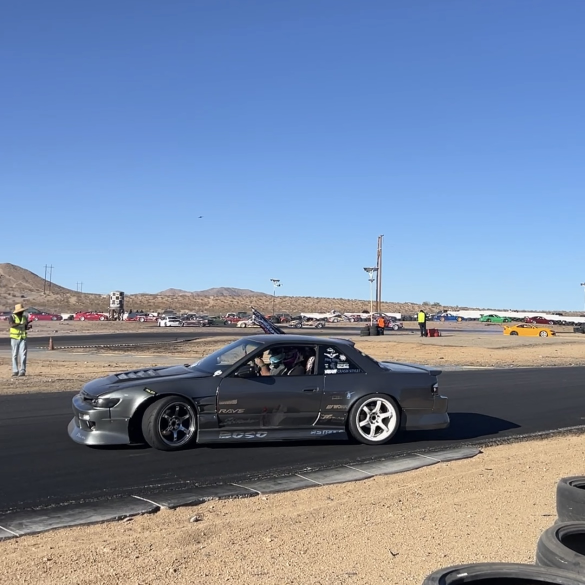
#> input picture images/4.jpg, 1170 x 1170 px, given in place of noisy.png, which was not available (shown at 1/2 size)
$ python processor.py   (older library calls are emulated)
#> lines starting #> are read from the running program, lines starting #| are printed output that depends on the picture; after the words box and inside, x2 and y2 are one past the last pixel; in counts of white or black regions, pixels touching at a corner belong together; pictures that were not available may be replaced by others from this repository, and a replacement may not be noted
### blur_kernel_estimator.py
import numpy as np
import cv2
from scipy.ndimage import gaussian_filter, gaussian_filter1d
import matplotlib.pyplot as plt
from scipy.signal import correlate2d


def estimate_blur_angle_directional(image, debug=False):
    # Convert to grayscale if RGB
    if image.ndim == 3:
        gray = cv2.cvtColor((image * 255).astype(np.uint8), cv2.COLOR_RGB2GRAY)
    else:
        gray = (image * 255).astype(np.uint8)

    # Apply Hanning window to suppress edge artifacts
    hanning = np.outer(np.hanning(gray.shape[0]), np.hanning(gray.shape[1]))
    windowed = gray * hanning

    # Compute FFT and get log-magnitude spectrum
    f = np.fft.fft2(windowed)
    fshift = np.fft.fftshift(f)
    magnitude_spectrum = 20 * np.log(np.abs(fshift) + 1)

    # Smooth the spectrum to reduce noise
    blurred_spectrum = gaussian_filter(magnitude_spectrum, sigma=3)

    # Compute gradients
    grad_x = cv2.Sobel(blurred_spectrum, cv2.CV_64F, 1, 0, ksize=3)
    grad_y = cv2.Sobel(blurred_spectrum, cv2.CV_64F, 0, 1, ksize=3)
    gradient_magnitude = np.sqrt(grad_x**2 + grad_y**2)
    gradient_angle = np.arctan2(grad_y, grad_x) * 180 / np.pi
    gradient_angle = (gradient_angle + 360) % 360  # Normalize to [0, 360)

    # Histogram of orientation weighted by gradient strength
    hist, bin_edges = np.histogram(gradient_angle, bins=360, range=(0, 360), weights=gradient_magnitude)
    dominant_gradient_direction = bin_edges[np.argmax(hist)]
    '''
    # Rotate by 90° to convert frequency suppression axis to motion blur direction
    estimated_blur_angle = (dominant_gradient_direction + 90) % 360
    '''
    estimated_blur_angle = dominant_gradient_direction % 180

    if debug:
        # print(f"Dominant gradient direction: {dominant_gradient_direction:.2f}°")
        print(f"Estimated motion blur angle: {estimated_blur_angle:.2f}°")

        plt.figure(figsize=(12, 5))
        plt.subplot(1, 2, 1)
        plt.imshow(magnitude_spectrum, cmap='gray')
        plt.title("FFT Magnitude Spectrum")
        plt.axis('off')

        plt.subplot(1, 2, 2)
        plt.plot(bin_edges[:-1], hist)
        plt.title("Gradient Orientation Histogram (0°–360°)")
        plt.xlabel("Angle (°)")
        plt.ylabel("Weighted Gradient Count")
        plt.tight_layout()
        plt.savefig("debug1.png", dpi=300, bbox_inches='tight')
    return estimated_blur_angle


# [122 lines left out: functions estimate_blur_length_fft_peaks, estimate_blur_length_spatial, not called in this run]

def estimate_blur_length_fourier(image, blur_angle_deg, debug=False):
    """
    Estimate the length (in pixels) of a linear motion blur,
    given its direction in the spatial domain.

    Parameters
    ----------
    image : np.ndarray
        Input image. Can be RGB or grayscale, float in [0,1] or uint8.
    blur_angle_deg : float
        Blur direction in the spatial domain, in degrees (0° = +x axis, CCW).
    debug : bool
        If True, plots the 1D Fourier profile and prints intermediate info.

    Returns
    -------
    length_est : float
        Estimated blur length in pixels.
    """

    # 1. Convert to grayscale and apply Hanning window
    if image.ndim == 3:
        # assume RGB
        if image.dtype != np.uint8:
            gray = cv2.cvtColor((image * 255).astype(np.uint8), cv2.COLOR_RGB2GRAY)
        else:
            gray = cv2.cvtColor(image, cv2.COLOR_RGB2GRAY)
    else:
        if image.dtype != np.uint8:
            gray = (image * 255).astype(np.uint8)
        else:
            gray = image

    gray = gray.astype(np.float32)
    h, w = gray.shape

    # 2D Hanning window to reduce edge artifacts in FFT
    win_y = np.hanning(h)
    win_x = np.hanning(w)
    window = np.outer(win_y, win_x)
    windowed = gray * window

    # 2. Fourier transform and log-magnitude spectrum
    F = np.fft.fft2(windowed)
    Fshift = np.fft.fftshift(F)
    mag = np.log1p(np.abs(Fshift))  # log(1 + |F|)

    # Smooth spectrum to make oscillations cleaner
    mag_smooth = gaussian_filter(mag, sigma=3)

    # 3. Sample 1D profile along the blur direction in the frequency domain
    # DC is at the center after fftshift
    cy, cx = h // 2, w // 2

    # blur_angle_deg is the spatial blur direction; its frequency-domain
    # oscillations occur along the same axis.
    theta = np.deg2rad(blur_angle_deg)
    dir_vec = np.array([np.sin(theta), np.cos(theta)])  # (dy, dx)

    # max radius: half-diagonal of the image
    max_radius = int(0.5 * np.hypot(h, w))
    profile = []

    for r in range(1, max_radius):
        y = int(round(cy + r * dir_vec[0]))
        x = int(round(cx + r * dir_vec[1]))
        if y < 0 or y >= h or x < 0 or x >= w:
            break
        profile.append(mag_smooth[y, x])

    profile = np.array(profile, dtype=np.float32)
    if profile.size < 10:
        # Not enough samples to say anything meaningful
        if debug:
            print("Profile too short, returning length 1.")
        return 1.0

    # 4. Normalize and lightly smooth the 1D profile
    profile -= profile.min()
    denom = profile.max() + 1e-8
    profile /= denom

    # Simple 1D smoothing kernel
    kernel = np.array([1, 2, 3, 2, 1], dtype=np.float32)
    kernel /= kernel.sum()
    profile_smooth = np.convolve(profile, kernel, mode="same")

    # 5. Find the first significant local minimum (first "zero" of sinc-like pattern)
    # Skip a few samples near the center (DC region)
    start_idx = 3
    center_val = profile_smooth[start_idx]
    first_min_idx = None

    for i in range(start_idx + 1, len(profile_smooth) - 1):
        if profile_smooth[i] < profile_smooth[i - 1] and profile_smooth[i] < profile_smooth[i + 1]:
            # Require the valley to be noticeably below the DC region
            if profile_smooth[i] < 0.9 * center_val:
                first_min_idx = i
                break

    if first_min_idx is None or first_min_idx <= 0:
        # Fallback if no clear minimum found
        length_est = 1.0
    else:
        # 6. Convert frequency-zero spacing → blur length
        # For a rect blur of length L, zeros appear at f ≈ n / L.
        # With DFT sampling step Δf ≈ 1 / N_eff, first zero at bin k1 gives:
        #   f1 ≈ k1 / N_eff  ≈ 1 / L  →  L ≈ N_eff / k1
        N_eff = min(h, w)
        length_est = float(N_eff) / float(first_min_idx)

    if debug:
        print(f"First minimum index: {first_min_idx}")
        print(f"Estimated blur length: {length_est:.2f} pixels")

        x_axis = np.arange(len(profile_smooth))
        plt.figure(figsize=(8, 4))
        plt.plot(x_axis, profile_smooth, label="1D Fourier profile")
        if first_min_idx is not None:
            plt.axvline(first_min_idx, linestyle="--", label="First significant minimum")
        plt.xlabel("Radius in frequency bins")
        plt.ylabel("Normalized magnitude")
        plt.title(f"Profile along blur direction (angle = {blur_angle_deg:.1f}°)")
        plt.legend()
        plt.tight_layout()
        plt.savefig("debug_blur_length_profile.png", dpi=300, bbox_inches="tight")

    return int(length_est)

# [12 lines left out: function main, not called in this run]


# [2 lines that do not run on import are left out]

### noise_to_signal_estimator.py
import numpy as np
import cv2

# [49 lines left out: function nsr_test, not called in this run]

def nsr_blind_estimator(noisy_image, patch_size=8, top_k_percent=10, gradient_threshold=2.0):
    """
    Improved blind NSR estimation from a noisy image using gradient and trimmed variance filtering.

    Parameters:
    - noisy_image: RGB or grayscale image normalized to [0, 1]
    - patch_size: Size of square patches
    - top_k_percent: Percent of flattest patches used (default 10%)
    - gradient_threshold: Max average gradient magnitude to consider a patch flat

    Returns:
    - Estimated NSR (float)
    """
    noisy_image = np.asarray(noisy_image)

    # Convert to grayscale if needed
    if noisy_image.ndim == 3 and noisy_image.shape[2] == 3:
        gray = cv2.cvtColor((noisy_image * 255).astype(np.uint8), cv2.COLOR_RGB2GRAY)
    else:
        gray = (noisy_image * 255).astype(np.uint8)

    h, w = int(gray.shape[0]), int(gray.shape[1])
    patch_vars = []
    gradients = cv2.Sobel(gray, cv2.CV_64F, 1, 1, ksize=3)

    for y in range(0, h - patch_size + 1, patch_size):
        for x in range(0, w - patch_size + 1, patch_size):
            patch = gray[y:y+patch_size, x:x+patch_size].astype(np.float32)
            grad_patch = gradients[y:y+patch_size, x:x+patch_size]
            mean_grad = np.mean(np.abs(grad_patch))

            if mean_grad < gradient_threshold:  # consider only truly flat patches
                patch_var = np.var(patch)
                patch_vars.append(patch_var)

    if not patch_vars:
        return 0.0

    patch_vars = np.array(sorted(patch_vars))
    k = max(1, int(len(patch_vars) * top_k_percent / 100))
    noise_var = np.mean(patch_vars[:k])
    total_var = np.var(gray.astype(np.float32))

    return noise_var / total_var if total_var != 0 else 0.0


# [16 lines that do not run on import are left out]

### degrader.py
import cv2
import numpy as np
import matplotlib.pyplot as plt
import random
from scipy.signal import convolve2d

# Load a color image and normalize
# [5 lines left out: function load_color_image, not called in this run]

# Create a linear motion blur kernel
def motion_blur_kernel(length=100, angle=180):
    kernel = np.zeros((length, length), dtype=np.float32)
    center = length // 2

    # Define line endpoints based on the desired angle
    angle_rad = np.deg2rad(angle)
    x1 = int(center + (length // 2) * np.cos(angle_rad))
    y1 = int(center + (length // 2) * np.sin(angle_rad))
    x2 = int(center - (length // 2) * np.cos(angle_rad))
    y2 = int(center - (length // 2) * np.sin(angle_rad))

    # Draw line on kernel
    cv2.line(kernel, (x1, y1), (x2, y2), 1, thickness=1)
    kernel /= np.sum(kernel)
    return kernel
'''
# Apply motion blur to each RGB channel
def apply_motion_blur_color(img, kernel):
    blurred = np.zeros_like(img)
    for c in range(3):
        blurred[:, :, c] = convolve2d(img[:, :, c], kernel, mode='same', boundary='symm')
    return np.clip(blurred, 0, 1)
'''
# [30 lines left out: functions apply_motion_blur_color, add_gaussian_noise_color, not called in this run]

'''
# Save blurred, and noisy image
def show_color_images(original, blurred, noisy):
    fig, axs = plt.subplots(1, 3, figsize=(15, 5))
    axs[0].imshow(original)
    axs[0].set_title('Original Image')
    axs[1].imshow(blurred)
    axs[1].set_title('Motion Blurred Image')
    axs[2].imshow(noisy)
    axs[2].set_title('Blurred + Noisy Image')
    for ax in axs:
        ax.axis('off')
    plt.tight_layout()
    plt.savefig("outputs/1_degradedv3.png", dpi=300, bbox_inches='tight')
'''

# [10 lines left out: function save_images, not called in this run]


# Main execution
# [24 lines that do not run on import are left out]

### processor.py
import numpy as np
import cv2
from blur_kernel_estimator import estimate_blur_angle_directional
from blur_kernel_estimator import estimate_blur_length_fourier
from noise_to_signal_estimator import nsr_blind_estimator
from degrader import motion_blur_kernel


def wiener_deblur_color(image, kernel, nsr, output_path="outputs/wiener_result.png"):
    """
    Apply Wiener deblurring to a color image and save the result.

    Parameters:
    - image: Blurred + noisy color image (H, W, 3), float32, range [0, 1]
    - kernel: Blur kernel (2D numpy array)
    - nsr: Noise-to-signal ratio (float)
    - output_path: File path to save the output PNG

    Returns:
    - Deblurred image (H, W, 3), float32, clipped to [0, 1]
    """
    image = np.clip(image, 0, 1)
    kernel /= np.sum(kernel)
    pad_kernel = np.zeros_like(image[:, :, 0])
    kh, kw = kernel.shape
    pad_kernel[:kh, :kw] = kernel
    pad_kernel = np.roll(pad_kernel, -kh//2, axis=0)
    pad_kernel = np.roll(pad_kernel, -kw//2, axis=1)
    H = np.fft.fft2(pad_kernel)

    result = np.zeros_like(image)
    for c in range(3):  # RGB channels
        I = np.fft.fft2(image[:, :, c])
        H_conj = np.conj(H)
        denominator = (np.abs(H) ** 2 + nsr)
        F_hat = (H_conj / denominator) * I
        result[:, :, c] = np.abs(np.fft.ifft2(F_hat))

    result = np.clip(result, 0, 1)
    cv2.imwrite(output_path, (result * 255).astype(np.uint8)[..., ::-1])
    return result

def inverse_deblur_color(image, kernel, epsilon=1e-3, output_path="outputs/inverse_result.png"):
    """
    Apply inverse deblurring to a color image using consistent kernel alignment.

    Parameters:
    - image: Blurred color image (H, W, 3), float32, range [0, 1]
    - kernel: Blur kernel (2D numpy array)
    - epsilon: Small constant to prevent division by zero
    - output_path: File path to save the output PNG

    Returns:
    - Deblurred image (H, W, 3), float32, clipped to [0, 1]
    """
    image = np.clip(image, 0, 1)
    kernel /= np.sum(kernel)

    h, w = image.shape[:2]
    pad_kernel = np.zeros((h, w), dtype=np.float32)
    kh, kw = kernel.shape
    pad_kernel[:kh, :kw] = kernel
    pad_kernel = np.roll(pad_kernel, -kh // 2, axis=0)
    pad_kernel = np.roll(pad_kernel, -kw // 2, axis=1)
    H = np.fft.fft2(pad_kernel)

    restored = np.zeros_like(image)
    for c in range(3):
        B = np.fft.fft2(image[:, :, c])
        F_hat = B / (H + epsilon)
        restored[:, :, c] = np.real(np.fft.ifft2(F_hat))

    restored = np.clip(restored, 0, 1)
    cv2.imwrite(output_path, (restored * 255).astype(np.uint8)[..., ::-1])
    return restored


def main():

    for i in range(1, 8):
        image_path = f"outputs/{i}/noisy.png"
        image = cv2.imread(image_path)
#> image is the input picture: shape (1170, 1170, 3); mean B, G, R 163.5, 138.2, 123
        image = cv2.cvtColor(image, cv2.COLOR_BGR2RGB) / 255.0  # Normalize to [0, 1]
        angle = estimate_blur_angle_directional(image)
#> in estimate_blur_angle_directional, `gradient_magnitude = np.sqrt(grad_x**2 + grad_y**2)`:
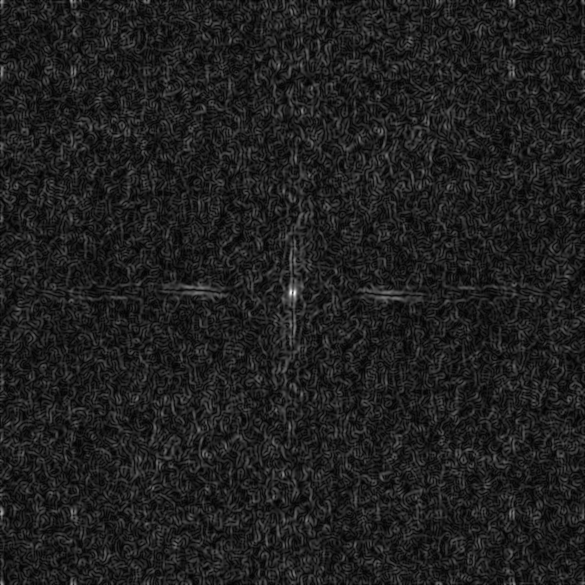
#> gradient_magnitude: shape (1170, 1170) float64 (shown at 1/2 size); min 0, max 54.31, mean 6.6; drawn with min black and max white
#> in estimate_blur_angle_directional, `gradient_angle = (gradient_angle + 360) % 360`:
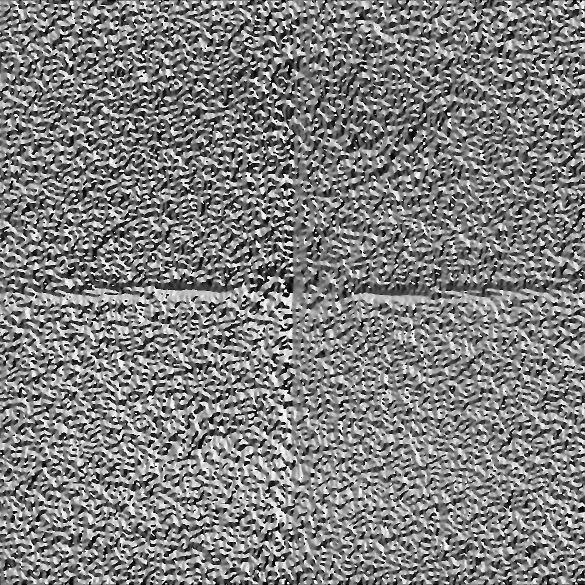
#> gradient_angle: shape (1170, 1170) float64 (shown at 1/2 size); min 0, max 360, mean 179.8; drawn with min black and max white
#> in estimate_blur_angle_directional, `hist, bin_edges = np.histogram(gradient_angle, bins=360, range=(0, 360..`: hist = 360 values, max 38569.5 at index 180, min 20447.7 at index 71, mean 25286.2; bin_edges = 361 values from 0 to 360
#> in estimate_blur_angle_directional, `dominant_gradient_direction = bin_edges[np.argmax(hist)]`: dominant_gradient_direction = 180
#> in estimate_blur_angle_directional, `estimated_blur_angle = dominant_gradient_direction % 180`: estimated_blur_angle = 0
#> angle = 0
        len = estimate_blur_length_fourier(image, angle)
#> in estimate_blur_length_fourier, `dir_vec = np.array([np.sin(theta), np.cos(theta)])`: dir_vec = [0, 1]
#> after the loop in estimate_blur_length_fourier, `for r in range(1, max_radius):`: profile = 584 values, max 13.98 at index 0, min 6.58 at index 525, mean 8.89
#> in estimate_blur_length_fourier, `profile -= profile.min()`: profile = 584 values, max 7.4 at index 0, min 0 at index 525, mean 2.31
#> in estimate_blur_length_fourier, `denom = profile.max() + 1e-8`: denom = 7.4
#> in estimate_blur_length_fourier, `profile /= denom`: profile = 584 values, max 1 at index 0, min 0 at index 525, mean 0.312
#> in estimate_blur_length_fourier, `profile_smooth = np.convolve(profile, kernel, mode="same")`: profile_smooth = 584 values, max 0.926 at index 2, min 0.00144 at index 525, mean 0.311
#> in estimate_blur_length_fourier, `center_val = profile_smooth[start_idx]`: center_val = 0.883
#> the loop in estimate_blur_length_fourier, `for i in range(start_idx + 1, len(profile_smooth) - 1):` made 18 passes
#> first_min_idx on pass 18: 21
#> in estimate_blur_length_fourier, `length_est = float(N_eff) / float(first_min_idx)`: length_est = 55.71
#> len = 55
        nsr_estimate = nsr_blind_estimator(image, patch_size=8, top_k_percent=10, gradient_threshold=5.0)
#> in nsr_blind_estimator, `gradients = cv2.Sobel(gray, cv2.CV_64F, 1, 1, ksize=3)`:
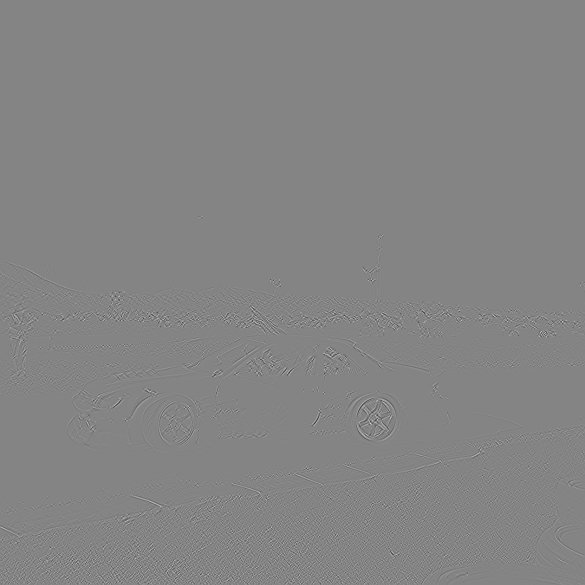
#> gradients: shape (1170, 1170) float64 (shown at 1/2 size); min -310, max 287, mean 0; drawn with min black and max white
#> after the loop in nsr_blind_estimator, `for y in range(0, h - patch_size + 1, patch_size):`: patch_vars = 14008 values, max 3475.6 at index 10892, min 0 at index 0, mean 21.92
#> in nsr_blind_estimator, `patch_vars = np.array(sorted(patch_vars))`: patch_vars = 14008 values from 0 to 3475.6
#> in nsr_blind_estimator, `k = max(1, int(len(patch_vars) * top_k_percent / 100))`: k = 1400
#> in nsr_blind_estimator, `noise_var = np.mean(patch_vars[:k])`: noise_var = 0
#> in nsr_blind_estimator, `total_var = np.var(gray.astype(np.float32))`: total_var = 2710.8
#> nsr_estimate = 0
        kernel = motion_blur_kernel(length=15, angle=0)
        wiener_deblur_color(image, kernel, nsr_estimate, output_path=f"outputs/{i}/wiener_result_blur_noise.png")
#> in wiener_deblur_color, `pad_kernel[:kh, :kw] = kernel`:
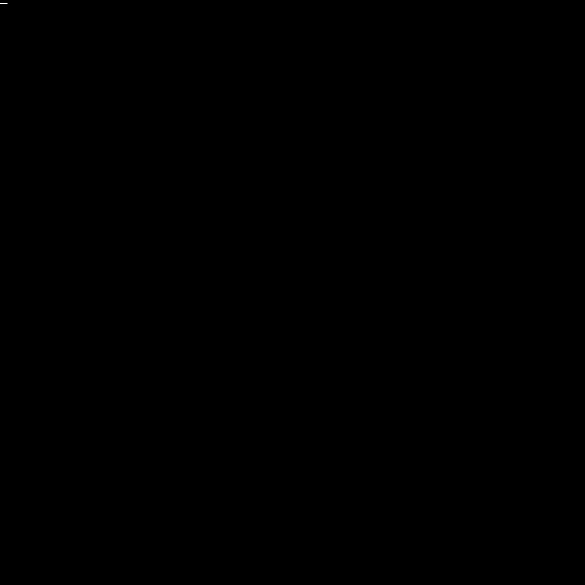
#> pad_kernel: shape (1170, 1170) float64 (shown at 1/2 size); values 0 (black) and 0.0667 (white), 0% white in thin lines or dots, all inside (x1, y1, x2, y2) = (0, 7, 15, 8)
#> after the loop in wiener_deblur_color, `for c in range(3):`:
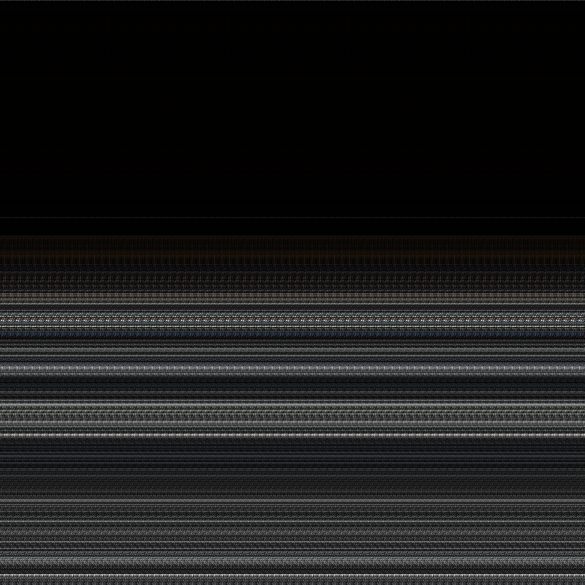
#> result: shape (1170, 1170, 3) float64 (shown at 1/2 size); mean of channels 0, 1, 2 2.98e+14, 2.99e+14, 3.01e+14; drawn with min black and max white
        inverse_deblur_color(image, kernel, output_path=f"outputs/{i}/inverse_result_blur_noise.png")
#> in inverse_deblur_color, `restored = np.clip(restored, 0, 1)`:
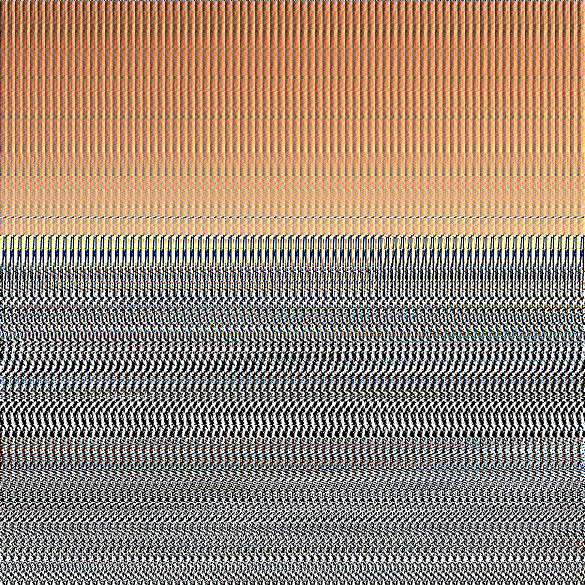
#> restored: shape (1170, 1170, 3) float64 (shown at 1/2 size); mean of channels 0, 1, 2 0.469, 0.535, 0.618; drawn as B, G, R
#> in inverse_deblur_color, `cv2.imwrite(output_path, (restored * 255).astype(np.uint8)[..., ::-1])`:
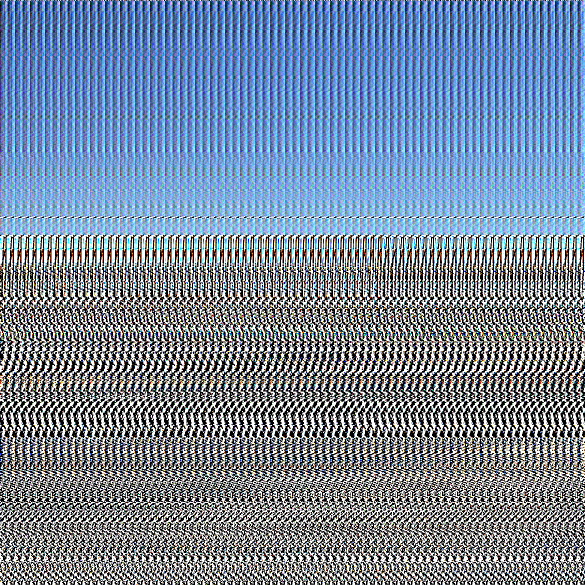
#> saved as inverse_result_blur_noise.png: shape (1170, 1170, 3) (shown at 1/2 size); mean B, G, R 157.4, 136.2, 119.4
    print("saved image to outputs/")

if __name__ == "__main__":
#> (the run stopped early here; a loop or call above may not have finished)
